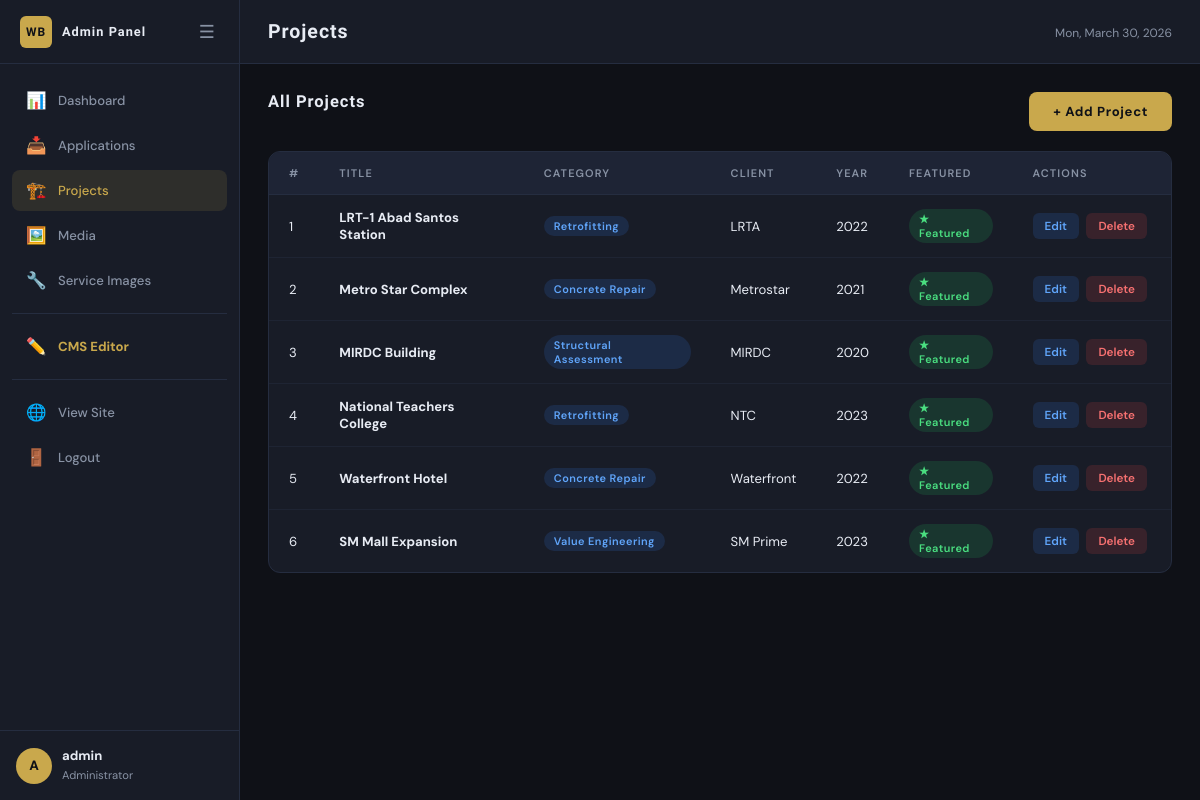
The app's page /admin/projects (signed in) with its own data.
### tables this page shows
CREATE TABLE projects (
        id INTEGER PRIMARY KEY AUTOINCREMENT,
        title TEXT NOT NULL, category TEXT NOT NULL, description TEXT,
        image_path TEXT, client TEXT, year INTEGER, featured INTEGER DEFAULT 0,
        created_at TIMESTAMP DEFAULT CURRENT_TIMESTAMP);

### app.py (the view)
@app.route('/admin/projects')
@login_required
def admin_projects():
    conn     = get_db()
    projects = conn.execute("SELECT * FROM projects ORDER BY created_at DESC").fetchall()
    conn.close()
    return render_template('admin/projects.html', projects=projects)

### app.py (called while the page is built)
def get_db():
    conn = sqlite3.connect(DATABASE)
    conn.row_factory = sqlite3.Row
    return conn

def login_required(f):
    @wraps(f)
    def decorated(*args, **kwargs):
        if 'admin_logged_in' not in session:
            return redirect(url_for('admin_login'))
        return f(*args, **kwargs)
    return decorated

@app.context_processor
def inject_cms():
    flat = {}
    try:
        conn = get_db()
        rows = conn.execute("SELECT content_key, content_value FROM cms_content").fetchall()
        conn.close()
        flat = {row['content_key']: (row['content_value'] or '') for row in rows}
    except Exception:
        pass
    return {'cms': flat, 'c': flat}   # `c` is shorthand alias

### templates/admin/projects.html (shortened to what this page needs)
{% extends "admin/base_admin.html" %}
{% block page_title %}Projects{% endblock %}
{% block admin_content %}
<div class="admin-section">
  <div class="section-header-row">
    <h2 class="admin-section-title">All Projects</h2>
    <a href="{{ url_for('admin_add_project') }}" class="btn-admin-primary">+ Add Project</a>
  </div>
  <div class="table-wrap">
    <table class="admin-table">
      <thead>
        <tr>
          <th>#</th>
          <th>Title</th>
          <th>Category</th>
          <th>Client</th>
          <th>Year</th>
          <th>Featured</th>
          <th>Actions</th>
        </tr>
      </thead>
      <tbody>
        {% for p in projects %}
        <tr>
          <td>{{ p.id }}</td>
          <td><strong>{{ p.title }}</strong></td>
          <td><span class="badge badge-blue">{{ p.category }}</span></td>
          <td>{{ p.client or '-' }}</td>
          <td>{{ p.year or '-' }}</td>
          <td>
            {% if p.featured %}<span class="badge badge-green">★ Featured</span>
            {% else %}<span class="badge badge-gray">–</span>{% endif %}
          </td>
          <td class="actions-cell">
            <a href="{{ url_for('admin_edit_project', proj_id=p.id) }}" class="action-btn info">Edit</a>
            <form method="POST" action="{{ url_for('admin_delete_project', proj_id=p.id) }}" style="display:inline" onsubmit="return confirm('Delete this project?')">
              <button type="submit" class="action-btn danger">Delete</button>
            </form>
          </td>
        </tr>
        {% else %}
        <tr><td colspan="7" class="empty-row">No projects yet.</td></tr>
        {% endfor %}
      </tbody>
    </table>
  </div>
</div>
{% endblock %}

### static/css/admin.css (style rules this page uses)
:root { --c-bg: #0f1117; --c-surface: #181c27; --c-panel: #1e2435; --c-border: #252d40; --c-gold: #c9a84c; --c-text: #e8ecf4; --c-muted: #8892a4; --c-dim: #545e73; --c-blue: #3b82f6; --c-green: #22c55e; --c-orange: #f59e0b; --c-red: #ef4444; --c-purple: #a855f7; --f-display: 'Barlow Condensed', sans-serif; --f-body: 'DM Sans', sans-serif; --sidebar-w: 240px; --topbar-h: 64px; }
*, *::before, *::after { box-sizing: border-box; margin: 0; padding: 0; }
html { font-size: 15px; }
body { font-family: var(--f-body); background: var(--c-bg); color: var(--c-text); }
a { text-decoration: none; color: inherit; }
button { cursor: pointer; border: none; background: none; font-family: inherit; }
.admin-section { margin-bottom: 36px; }
.admin-section-title { font-family: var(--f-display); font-size: 1.1rem; font-weight: 700; letter-spacing: 0.06em; color: var(--c-text); margin-bottom: 20px; }
.section-header-row { display: flex; align-items: center; justify-content: space-between; margin-bottom: 20px; }
.table-wrap { background: var(--c-surface); border: 1px solid var(--c-border); border-radius: 12px; overflow: hidden; }
.admin-table { width: 100%; border-collapse: collapse; }
.admin-table thead { background: var(--c-panel); }
.admin-table th { padding: 14px 20px; text-align: left; font-size: 0.73rem; font-weight: 600; letter-spacing: 0.1em; text-transform: uppercase; color: var(--c-muted); border-bottom: 1px solid var(--c-border); white-space: nowrap; }
.admin-table td { padding: 14px 20px; font-size: 0.875rem; color: var(--c-text); border-bottom: 1px solid rgba(37,45,64,0.5); vertical-align: middle; }
.admin-table tbody tr:last-child td { border-bottom: none; }
.badge { display: inline-flex; padding: 3px 10px; border-radius: 100px; font-size: 0.73rem; font-weight: 600; letter-spacing: 0.04em; }
.badge-blue { background: rgba(59,130,246,0.15); color: #60a5fa; }
.badge-green { background: rgba(34,197,94,0.15); color: #4ade80; }
.actions-cell { white-space: nowrap; }
.action-btn { display: inline-flex; align-items: center; justify-content: center; padding: 5px 12px; border-radius: 6px; font-size: 0.78rem; font-weight: 600; transition: all 0.2s ease; margin-right: 4px; }
.action-btn.info { background: rgba(59,130,246,0.15); color: #60a5fa; }
.action-btn.danger { background: rgba(239,68,68,0.15); color: #f87171; }
.btn-admin-primary { padding: 11px 24px; background: var(--c-gold); color: var(--c-bg); border-radius: 8px; font-weight: 700; font-size: 0.875rem; letter-spacing: 0.05em; transition: all 0.2s ease; display: inline-flex; align-items: center; gap: 6px; text-decoration: none; }

### records on screen
projects: id "1", title "LRT-1 Abad Santos Station", category "Retrofitting", client "LRTA", year "2022", featured "★ Featured"
projects: id "2", title "Metro Star Complex", category "Concrete Repair", client "Metrostar", year "2021", featured "★ Featured"
projects: id "3", title "MIRDC Building", category "Structural Assessment", client "MIRDC", year "2020", featured "★ Featured"
projects: id "4", title "National Teachers College", category "Retrofitting", client "NTC", year "2023", featured "★ Featured"
projects: id "5", title "Waterfront Hotel", category "Concrete Repair", client "Waterfront", year "2022", featured "★ Featured"
projects: id "6", title "SM Mall Expansion", category "Value Engineering", client "SM Prime", year "2023", featured "★ Featured"

### other values on screen
{{ session.admin_username[0]|upper }} "A"
{{ session.admin_username }} "admin"
